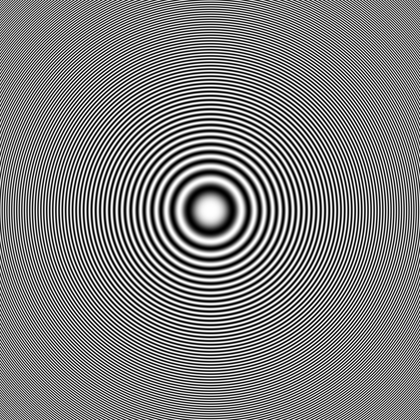
%> input picture assignment-1-transformations/1/data/circles_concentric.png, 420 x 420 px, shrunk from 512 x 512 before the run
$ octave myMainScript.m   (GNU Octave 9; MATLAB toolbox functions it lacks are replaced by stand-ins)
%> lines starting %> are read from the running program, lines starting %| are printed output that depends on the picture
### assignment-1-transformations/1/code/myShrinkImageByFactorD.m
function [outImage] = myShrinkImageByFactorD(inImage, D)
outImage = inImage(1:D:end,1:D:end);
end

### assignment-1-transformations/1/code/myBilinearInterpolation.m
function [outImage] = myBilinearInterpolation(inImage, r, c)
    inImage = double(inImage);
    [m,n] = size(inImage);
    outImage = zeros(r*(m-1)+1, c*(n-1)+1);
    outImage(1:r:end, 1:c:end) = inImage;
    % interpolating rows
    for i = 2:r
       outImage(i:r:end, 1:c:end) = ((r+1-i)/r)*inImage(1:end-1,:) + ((i-1)/r)*inImage(2:end,:);
    end
    % interpolating columns, hardcoded for c=2
    outImage(:,2:c:end) = outImage(:,1:c:end-1)/2+outImage(:,3:c:end)/2;
end

### assignment-1-transformations/1/code/displayLockedAspectRatio.m
function displayLockedAspectRatio(img, title_string, filename)
figure;
imshow(img, 'DisplayRange', [0, 255]);
daspect ([1 1 1]);
axis on;
hold on;
title(title_string);
colorbar;
fig = gcf;
truesize(fig,[400 400]);
set(gcf,'units','centimeters','position',[0 0 16 16]);
saveas(gcf, strcat('../images/',filename,'.png'));

### assignment-1-transformations/1/code/myNearestNeighborInterpolation.m
function [outImage] = myNearestNeighborInterpolation(inImage)
    %hardcoded for r=3,c=2
    r=3;
    c=2;
    [m,n] = size(inImage);
    outImage = zeros(r*(m-1)+1, c*(n-1)+1);
    outImage(1:r:end,1:c:end) = inImage;
    outImage(2:r:end,1:c:end) = inImage(1:end-1,:);
    outImage(3:r:end,1:c:end) = inImage(2:end,:);
    outImage(:,2:c:end) = outImage(:,1:c:end-1);
end

### assignment-1-transformations/1/code/myBicubicInterpolation.m
function [outImage] = myBicubicInterpolation(inImage, r, c)
    % theta is in clockwise direction
    inImage = double(inImage);
    [m,n] = size(inImage);
    outImage = zeros(r*(m-1)+1,c*(n-1)+1);
    [m_, n_] = size(outImage);
    % find the derivative matrices
    f = inImage;
    fx = findDerivative(inImage, 0);
    fy = findDerivative(inImage, 1);
    fxy = findDerivative(fx, 1);
    T = double([1 0 0 0; 0 0 1 0; -3 3 -2 -1; 2 -2 1 1]);
    for i = 1:m_
       for j = 1:n_
          x = (i-1)/r + 1;
          y = (j-1)/c + 1;
          x0 = floor(x);
          if x0==m
              x0 = m-1;
          end
          x1 = x0+1;
          y0 = floor(y);
          if y0==n
              y0 = n-1;
          end
          y1 = y0+1;
          x = x-x0 ;
          y = y-y0 ;
          Xvec = [1 x x*x x*x*x];
          Yvec = [1 y y*y y*y*y];
          F = [f(x0,y0) f(x0,y1) fy(x0,y0) fy(x0,y1);
              f(x1,y0) f(x1,y1) fy(x1,y0) fy(x1,y1);
              fx(x0,y0) fx(x0,y1) fxy(x0,y0) fxy(x0,y1);
              fx(x1,y0) fx(x1,y1) fxy(x1,y0) fxy(x1,y1)];
          A = T*F*transpose(T);
          val = Xvec*A*transpose(Yvec);
          outImage(i,j) = val;
       end
    end
end

### assignment-1-transformations/1/code/findDerivative.m
function [outImage] = findDerivative(inImage, a)
    % a=0 means x derivative and a=1 means y derivative
    if a==1
        inImage = transpose(inImage);
    end
    [m,n] = size(inImage) ;
    temp = zeros(m+2, n) ;
    temp(2:m+1,:) = inImage;
    temp(1,:) = 2*inImage(1,:) - inImage(2,:);
    temp(m+2,:) = 2*inImage(m,:) - inImage(m-1,:);
    outImage = (temp(3:m+2,:)-temp(1:m,:))/2 ;
    if a==1
        outImage = transpose(outImage);
    end
end

### assignment-1-transformations/1/code/displayJet.m
function displayJet(img, title_string, filename)
figure;
myNumOfColors = 200;
myColorScale = [[0:1/(myNumOfColors-1):1]', [0:1/(myNumOfColors-1):1]', [0:1/(myNumOfColors-1):1]'];
imshow(img, 'DisplayRange', [0, 255]);
colormap (myColorScale);
colormap jet;
daspect ([1 1 1]);
axis on;
hold on;
title(title_string);
colorbar;
fig = gcf;
truesize(fig,[400 400]);
set(gcf,'units','centimeters','position',[0 0 16 16]);
saveas(gcf, strcat('../images/',filename,'.png'));

### assignment-1-transformations/1/code/myImageRotation.m
function [outImage] = myImageRotation(inImage, theta)
    % theta is in clockwise direction
    [m,n] = size(inImage);
    outImage = zeros(m,n);
    cos_theta = cosd(theta);
    sin_theta = sind(theta);
    for i=1:m
        for j=1:n
            x = i-m/2;
            y = j-n/2;
            tempx = x*cos_theta - y*sin_theta;
            tempy = y*cos_theta + x*sin_theta;
            x = tempx + m/2 ;
            y = tempy + n/2 ;
            l = floor(x) ;
            r = l+1 ;
            d = floor(y);
            u = d+1 ;
            if l<1 || r>m || d<1 || u>n
                continue
            end
            outImage(i,j) = inImage(l,d)*(r-x)*(u-y)+inImage(l,u)*(r-x)*(y-d)+inImage(r,u)*(x-l)*(y-d)+inImage(r,d)*(x-l)*(u-y);
        end
    end
end

### assignment-1-transformations/1/code/myMainScript.m
%% MyMainScript

clc; clear all; close all;
warning('off', 'all');

tic;

%%  CS 663: Digital Image Processing, IIT Bombay (Autumn 2020)
% Aman Kansal, Ansh Khurana, Kushagra Juneja
%
% Assignment 1

%% Q1: Image resizing and rotation
% Implementation of the necessary functionalities can be found in the
% corresponding Matlab functions 'myShrinkImageByFactorD',
% 'myBicubicInterpolation', 'myBilinearInterpolation',
% 'myBilinearInterpolation' and 'myImageRotation'

%% Code for Q1.a

% Original circles image
im1 = imread("../data/circles_concentric.png");
%> im1 is the input picture: size 420x420 uint8; min 0, max 255, mean 127.5
displayLockedAspectRatio(im1, "Original circles image", '1a_original_circles');

% Subsampled by 2 circles image
circles2 = myShrinkImageByFactorD(im1, 2);
displayLockedAspectRatio(circles2, "Circles image subsampled by 2", '1a_circles_shrink_f2');

% Subsampled by 3 circles image
circles3 = myShrinkImageByFactorD(im1, 3);
displayLockedAspectRatio(circles3, "Circles image subsampled by 3", '1a_circles_shrink_f3');
toc;
%% Code for Q1.b,c,d
% Original barbara image
im2 = imread("../data/barbaraSmall.png");
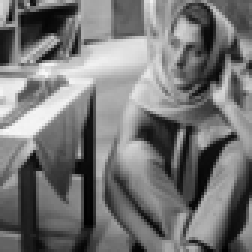
%> input picture assignment-1-transformations/1/data/barbaraSmall.png, 84 x 84 px, shrunk from 103 x 103 before the run (shown 3 times larger)
%> im2 is the input picture: size 84x84 uint8; min 0, max 249, mean 117
displayLockedAspectRatio(im2, "Original image", '1b_barbara_original');

barbaraBilinear = myBilinearInterpolation(im2, 3, 2);
%> after the loop in myBilinearInterpolation, `for i = 2:r`:
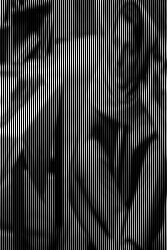
%> outImage: size 250x167 double; min 0, max 249, mean 58.9
displayLockedAspectRatio(barbaraBilinear, "Bilinear Interpolated image", '1b_barbara_bilinear');

% Nearest Neighbor Interpolation
barbaraNN = myNearestNeighborInterpolation(im2);
displayLockedAspectRatio(barbaraNN, "Nearest Neighbor Interpolated image", '1c_barbara_nearest_neighbour');

%Interpolated image
barbaraBicubic = myBicubicInterpolation(im2, 3, 2);
%> in findDerivative, `temp(1,:) = 2*inImage(1,:) - inImage(2,:);`: temp: size 86x84 double; min 0, max 279, mean 115.9
%> in findDerivative, `temp(m+2,:) = 2*inImage(m,:) - inImage(m-1,:);`:
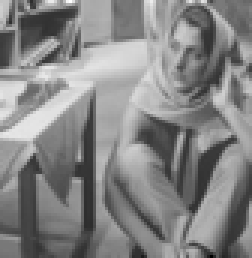
%> temp: size 86x84 double (shown 3 times larger); min -61, max 279, mean 116.7; drawn with min black and max white
%> call 2 of findDerivative, with a = 1
%> in findDerivative (call 2), `temp(1,:) = 2*inImage(1,:) - inImage(2,:);`: temp: size 86x84 double; min 0, max 255, mean 115.8
%> in findDerivative (call 2), `temp(m+2,:) = 2*inImage(m,:) - inImage(m-1,:);`:
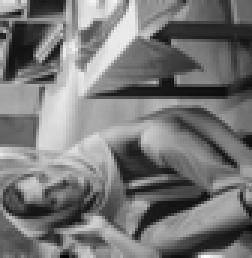
%> temp: size 86x84 double (shown 3 times larger); min -14, max 266, mean 117.2; drawn with min black and max white
%> call 3 of findDerivative, with a = 1
%> in findDerivative (call 3), `temp(1,:) = 2*inImage(1,:) - inImage(2,:);`: temp: size 86x84 double; min -107, max 114, mean -0.8; mean of the top-left, top-right, bottom-left and bottom-right quarters 0.2, -2.2, -0.7, -0.5
%> in findDerivative (call 3), `temp(m+2,:) = 2*inImage(m,:) - inImage(m-1,:);`:
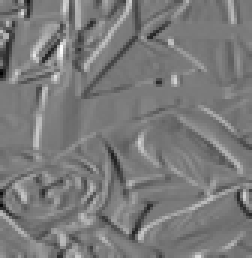
%> temp: size 86x84 double (shown 3 times larger); min -107, max 114, mean -0.8; mean of the top-left, top-right, bottom-left and bottom-right quarters 0.2, -2.2, -0.6, -0.5; drawn with min black and max white
%> in findDerivative (call 3), `outImage = transpose(outImage);`:
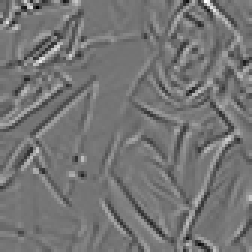
%> outImage: size 84x84 double (shown 3 times larger); min -57.75, max 68, mean 0; mean of the top-left, top-right, bottom-left and bottom-right quarters 0.1, 0, 0, 0; drawn with min black and max white
displayLockedAspectRatio(barbaraBicubic, "Bicubic Interpolation", '1d_barbara_bicubic');
toc;
%% Code for Q1.e
%  Here we take a small crop out of the image of the size 40x40.
%  Since Nearest Neighbour interpolation assigns the value at a point in the
% domain of the function to its nearest neighbour at which the value is
% known, NN interpolation results in a pixelated image with
% discontinuities. (A small patch would be assigned the same value based on distance)
%  Bilinear and Bicubic interpolation techniques result in a more smoother
%  approximation and less pixelation in the input. Within the two
%  techniques, Bicubic interpolation produces a smoother output due to
%  consistency in the first derivatives as well. This can be seen in a more
%  gradual transition from blue to green in the top right region.

X_MIN=1;
X_MAX = 41;
Y_MIN = 120;
Y_MAX = 161;
bilinear_crop = barbaraBilinear(X_MIN:X_MAX, Y_MIN:Y_MAX);
bicubic_crop = barbaraBicubic(X_MIN:X_MAX, Y_MIN:Y_MAX);
nn_crop = barbaraNN(X_MIN:X_MAX, Y_MIN:Y_MAX);
displayJet(bilinear_crop, "Small crop of bilinear interpolation output", '1e_barbara_bilinear_crop');
displayJet(bicubic_crop, "Small crop of bicubic interpolation output", '1e_barbara_bicubic_crop');
displayJet(nn_crop, "Small crop of nearest neighbour interpolation output", '1e_barbara_nn_crop');
toc;
%% Code for Q1.f
% Original barbara image
im2 = imread("../data/barbaraSmall.png");
displayLockedAspectRatio(im2, "Original image", '1f_barbara_small_original');
%Rotated image
barbaraRotated = myImageRotation(im2, 30);
%> after the loop in myImageRotation, `for i=1:m`:
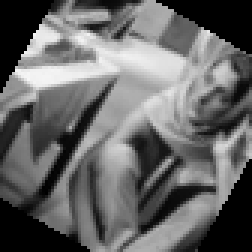
%> outImage: size 84x84 double (shown 3 times larger); min 0, max 246, mean 102.4
displayLockedAspectRatio(barbaraRotated, "Rotated image", '1f_barbara_small_rotated');
toc;
